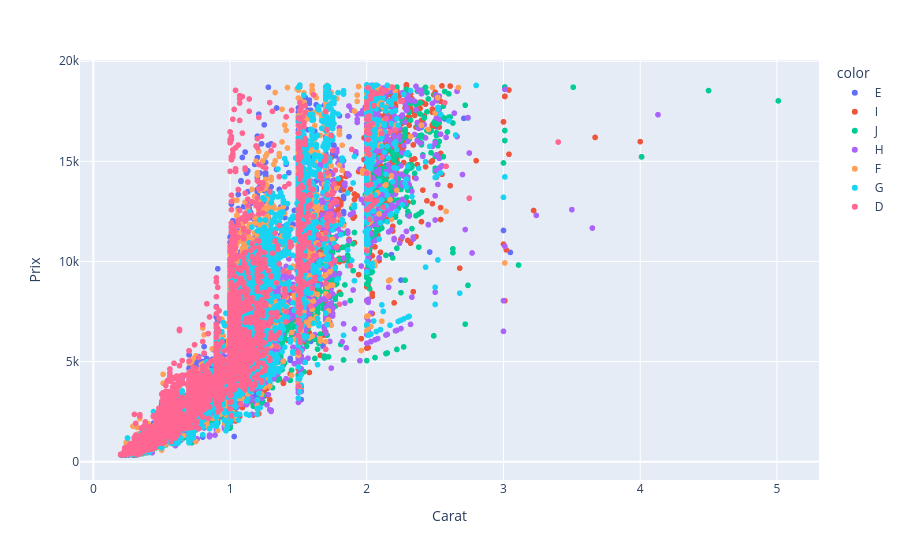

Notebook code for this chart:
### Markdown cell above
5. Utiliser la fonction `scatter` de Plotly (voir [la documentation](https://plotly.com/python-api-reference/generated/plotly.express.scatter)) pour afficher le nuage de points associé à la variable `price` en fonction de la variable `carat`. Colorer les points en fonction de la variable `color`. Noter que la légende est directement intégrée au graphique et que ce dernier offre plusieurs possibilités d'interaction (zoom, filtre, ...).

### Code cell
fig = px.scatter(x=diamonds.carat, y=diamonds.price, color=diamonds.color)

# Bonus : noms des axes
fig.update_layout(xaxis_title="Carat", yaxis_title= "Prix")

### Figure 1 — Plotly figure (JSON) as saved in the notebook; plotly's stock layout.template omitted (floating-point values rounded to 4 significant figures; data arrays with more than 128 entries replaced by an {"elided": "..."} marker saying what was removed)
{"data": [{"hovertemplate": "color=E<br>x=%{x}<br>y=%{y}<extra></extra>", "legendgroup": "E", "marker": {"color": "#636efa", "symbol": "circle"}, "mode": "markers", "name": "E", "showlegend": true, "type": "scattergl", "x": {"elided": "9797 float values"}, "xaxis": "x", "y": {"elided": "9797 int values"}, "yaxis": "y"}, {"hovertemplate": "color=I<br>x=%{x}<br>y=%{y}<extra></extra>", "legendgroup": "I", "marker": {"color": "#EF553B", "symbol": "circle"}, "mode": "markers", "name": "I", "showlegend": true, "type": "scattergl", "x": {"elided": "5422 float values"}, "xaxis": "x", "y": {"elided": "5422 int values"}, "yaxis": "y"}, {"hovertemplate": "color=J<br>x=%{x}<br>y=%{y}<extra></extra>", "legendgroup": "J", "marker": {"color": "#00cc96", "symbol": "circle"}, "mode": "markers", "name": "J", "showlegend": true, "type": "scattergl", "x": {"elided": "2808 float values"}, "xaxis": "x", "y": {"elided": "2808 int values"}, "yaxis": "y"}, {"hovertemplate": "color=H<br>x=%{x}<br>y=%{y}<extra></extra>", "legendgroup": "H", "marker": {"color": "#ab63fa", "symbol": "circle"}, "mode": "markers", "name": "H", "showlegend": true, "type": "scattergl", "x": {"elided": "8304 float values"}, "xaxis": "x", "y": {"elided": "8304 int values"}, "yaxis": "y"}, {"hovertemplate": "color=F<br>x=%{x}<br>y=%{y}<extra></extra>", "legendgroup": "F", "marker": {"color": "#FFA15A", "symbol": "circle"}, "mode": "markers", "name": "F", "showlegend": true, "type": "scattergl", "x": {"elided": "9542 float values"}, "xaxis": "x", "y": {"elided": "9542 int values"}, "yaxis": "y"}, {"hovertemplate": "color=G<br>x=%{x}<br>y=%{y}<extra></extra>", "legendgroup": "G", "marker": {"color": "#19d3f3", "symbol": "circle"}, "mode": "markers", "name": "G", "showlegend": true, "type": "scattergl", "x": {"elided": "11292 float values"}, "xaxis": "x", "y": {"elided": "11292 int values"}, "yaxis": "y"}, {"hovertemplate": "color=D<br>x=%{x}<br>y=%{y}<extra></extra>", "legendgroup": "D", "marker": {"color": "#FF6692", "symbol": "circle"}, "mode": "markers", "name": "D", "showlegend": true, "type": "scattergl", "x": {"elided": "6775 float values"}, "xaxis": "x", "y": {"elided": "6775 int values"}, "yaxis": "y"}], "layout": {"legend": {"title": {"text": "color"}, "tracegroupgap": 0}, "margin": {"t": 60}, "xaxis": {"anchor": "y", "domain": [0, 1], "title": {"text": "Carat"}}, "yaxis": {"anchor": "x", "domain": [0, 1], "title": {"text": "Prix"}}}}
